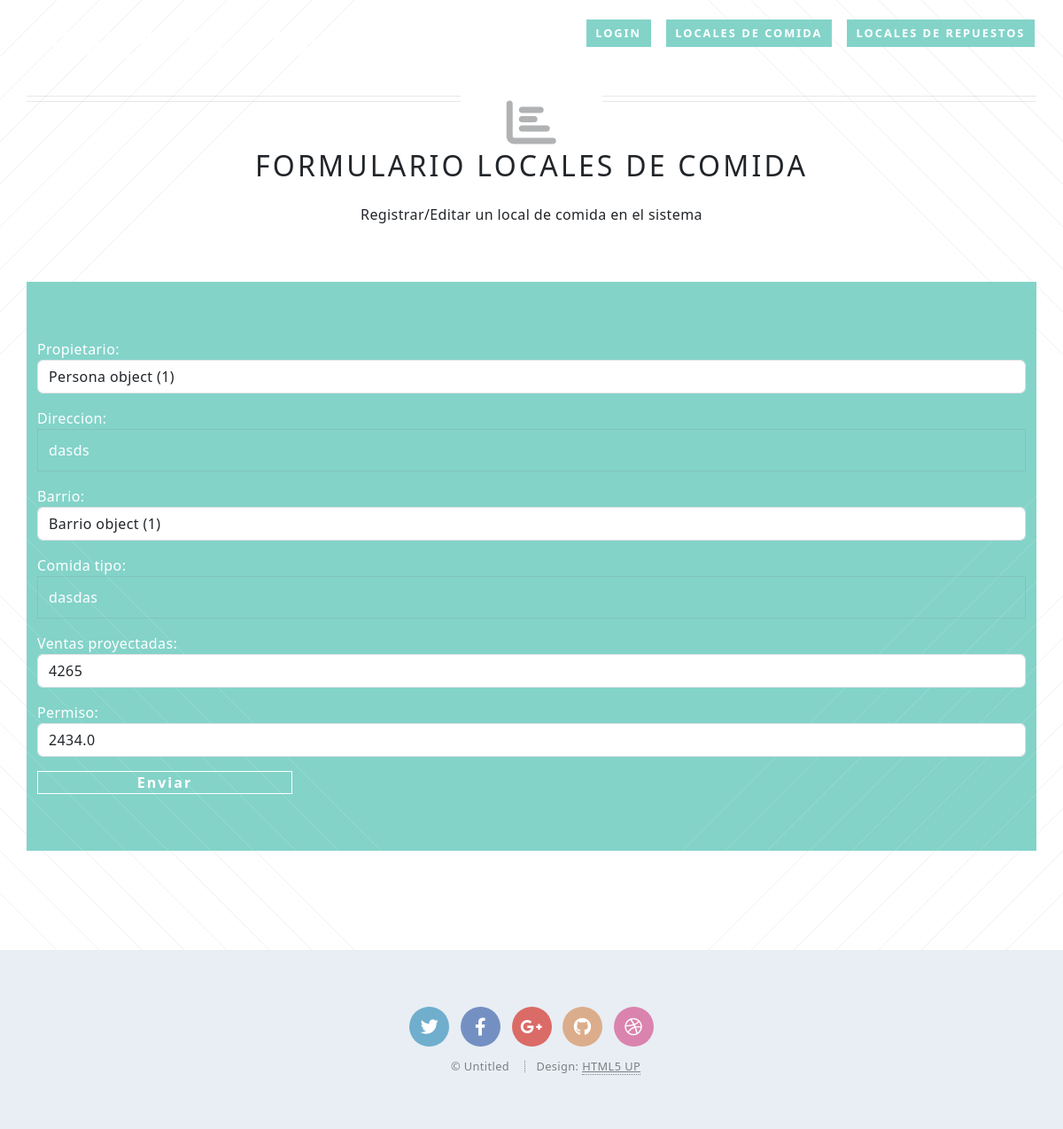
The page /edit/LocalesComida/2 (signed in) on the database its author committed.
### locales_app/models.py (models this page shows)
class LocalesComida(models.Model):
    propietario = models.ForeignKey(Persona, on_delete=models.CASCADE)
    direccion = models.CharField(max_length=300)
    barrio = models.ForeignKey(Barrio, on_delete=models.CASCADE)
    comida_tipo = models.CharField(max_length=500, )
    ventas_proyectadas = models.IntegerField()
    permiso = models.FloatField()

### locales_app/views.py (the view)
# urls.py: path("edit/LocalesComida/<int:id>", LocalesComida_edit, name="LocalesComida_edit"),
@login_required(login_url="/admin")
def LocalesComida_edit(request, id):
    e = LocalesComida.objects.get(pk=id)
    if request.method == 'POST':
        form = LocalesComidaForm(request.POST, instance=e)
        if form.is_valid():
            form.save()
            return redirect("list_LocalesComidas")
    else:
        form = LocalesComidaForm(instance=e)
    return render(request, 'LocalesComida_form.html', {'formulario': form})

### locales_app/forms.py
class LocalesComidaForm(forms.ModelForm):
    class Meta:
        model = LocalesComida
        fields = "__all__"
    def __init__(self, *args, **kwargs):
            super().__init__(*args, **kwargs)
            for field in iter(self.fields):
                self.fields[field].widget.attrs.update({"class": "form-control"})

### locales_app/templates/LocalesComida_form.html (shortened to what this page needs)
{% extends 'base/base.html' %}
{% block title %}Formulario Locales de Comida{% endblock %}
{% block description %}Registrar/Editar un local de comida en el sistema{% endblock %}
{% block content %}
<form method="POST">
    {{ formulario.as_p }}
    <button type="submit">Enviar</button>
</form>
{% endblock %}

### locales_app/static/assets/css/main.css (style rules this page uses)
html, body, div, span, applet, object, iframe, h1, h2, h3, h4, h5, h6, p, blockquote, pre, a, abbr, acronym, address, big, cite, code, del, dfn, em, img, ins, kbd, q, s, samp, small, strike, strong, sub, sup, tt, var, b, u, i, center, dl, dt, dd, ol, ul, li, fieldset, form, label, legend, table, caption, tbody, tfoot, thead, tr, th, td, article, aside, canvas, details, embed, figure, figcaption, footer, header, hgroup, menu, nav, output, ruby, section, summary, time, mark, audio, video { margin: 0; padding: 0; border: 0; font-size: 100%; font: inherit; vertical-align: baseline; }
body { line-height: 1; }
body { -webkit-text-size-adjust: none; }
input, select, textarea { -moz-appearance: none; -webkit-appearance: none; -ms-appearance: none; appearance: none; }
html { box-sizing: border-box; }
*, *:before, *:after { box-sizing: inherit; }
body { background: #f3f6fa; }
body, input, select, textarea { color: #7c8081; font-family: 'Lato', sans-serif; font-size: 15pt; font-weight: 300; letter-spacing: 0.025em; line-height: 1.75em; }
p, ul, ol, dl, table, blockquote { margin: 0 0 2em 0; }
input[type="text"], input[type="password"], input[type="email"], textarea { -moz-transition: background-color 0.2s ease-in-out, border-color 0.2s ease-in-out; -webkit-transition: background-color 0.2s ease-in-out, border-color 0.2s ease-in-out; -ms-transition: background-color 0.2s ease-in-out, border-color 0.2s ease-in-out; transition: background-color 0.2s ease-in-out, border-color 0.2s ease-in-out; -moz-appearance: none; -webkit-appearance: none; -ms-appearance: none; appearance: none; background: none; border: solid 1px rgba(124, 128, 129, 0.2); border-radius: 0; color: inherit; display: block; padding: 0.75em; text-decoration: none; width: 100%; outline: 0; }
input[type="text"], input[type="password"], input[type="email"] { line-height: 1em; }
input[type="button"], input[type="submit"], input[type="reset"], button, .button { -moz-appearance: none; -webkit-appearance: none; -ms-appearance: none; appearance: none; -moz-transition: color 0.2s ease-in-out, border-color 0.2s ease-in-out, background-color 0.2s ease-in-out; -webkit-transition: color 0.2s ease-in-out, border-color 0.2s ease-in-out, background-color 0.2s ease-in-out; -ms-transition: color 0.2s ease-in-out, border-color 0.2s ease-in-out, background-color 0.2s ease-in-out; transition: color 0.2s ease-in-out, border-color 0.2s ease-in-out, background-color 0.2s ease-in-out; background: none; border: solid 1px; border-radius: 0; color: inherit; cursor: pointer; display: inline-block; font-size: 0.8em; font-weight: 900; letter-spacing: 2px; min-width: 18em; padding: 0 0.75em; line-height: 3.75em; text-align: center; text-decoration: none; text-transform: uppercase; }
@media screen and (max-width: 1680px) { body, input, select, textarea { font-size: 14pt; } }
@media screen and (max-width: 1280px) { body, input, select, textarea { font-size: 13pt; letter-spacing: 0.025em; line-height: 1.65em; } }

### rows shown on the page
LocalesComida: propietario "Persona object (1)", direccion "dasds", barrio "Barrio object (1)", comida_tipo "dasdas", ventas_proyectadas "4265", permiso "2434.0"
